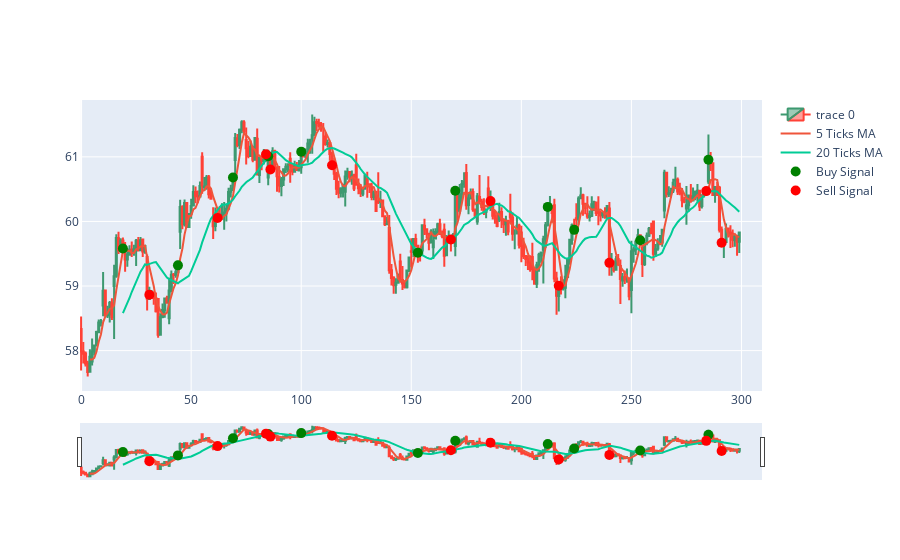

Source (notebook cell):
### Code cell
# calculate profit and loss

walmart_data['buy_price'] = np.where(walmart_data['signal'] == 1, walmart_data['Close'], np.nan)
walmart_data['sell_price'] = np.where(walmart_data['signal'] == -1, walmart_data['Close'], np.nan)

walmart_data['buy_price'] = walmart_data['buy_price'].ffill()
walmart_data['sell_price'] = walmart_data['sell_price'].ffill()

walmart_data['PnL'] = walmart_data['sell_price'] - walmart_data['buy_price']

print(walmart_data['PnL'].sum())

# plot the profit and loss

fig = go.Figure(data=[go.Candlestick(x=walmart_data.index,
                open=walmart_data['Open'],
                high=walmart_data['High'],
                low=walmart_data['Low'],
                close=walmart_data['Close'])])

fig.add_trace(go.Scatter(x=walmart_data.index, y=walmart_data['Close'].rolling(window=5).mean(), name='5 Ticks MA'))
fig.add_trace(go.Scatter(x=walmart_data.index, y=walmart_data['Close'].rolling(window=20).mean(), name='20 Ticks MA'))

buy_signals = walmart_data[walmart_data['signal'] == 1]
sell_signals = walmart_data[walmart_data['signal'] == -1]

fig.add_trace(go.Scatter(x=buy_signals.index, y=buy_signals['Close'], mode='markers', marker=dict(color='green', size=10), name='Buy Signal'))
fig.add_trace(go.Scatter(x=sell_signals.index, y=sell_signals['Close'], mode='markers', marker=dict(color='red', size=10), name='Sell Signal'))

fig.show()

### Figure 1 — Plotly figure (JSON) as saved in the notebook; plotly's stock layout.template omitted (floating-point values rounded to 4 significant figures; data arrays with more than 128 entries replaced by an {"elided": "..."} marker saying what was removed)
{"data": [{"close": {"elided": "300 float values"}, "high": {"elided": "300 float values"}, "low": {"elided": "300 float values"}, "open": {"elided": "300 float values"}, "type": "candlestick", "x": {"elided": "300 int values"}}, {"name": "5 Ticks MA", "type": "scatter", "x": {"elided": "300 int values"}, "y": {"elided": "300 float values"}}, {"name": "20 Ticks MA", "type": "scatter", "x": {"elided": "300 int values"}, "y": {"elided": "300 float values"}}, {"marker": {"color": "green", "size": 10}, "mode": "markers", "name": "Buy Signal", "type": "scatter", "x": [19, 44, 69, 85, 100, 153, 170, 212, 224, 254, 285], "y": [59.58, 59.32, 60.68, 61.01, 61.08, 59.51, 60.47, 60.22, 59.87, 59.71, 60.96]}, {"marker": {"color": "red", "size": 10}, "mode": "markers", "name": "Sell Signal", "type": "scatter", "x": [31, 62, 84, 86, 114, 168, 186, 217, 240, 284, 291], "y": [58.87, 60.06, 61.04, 60.81, 60.87, 59.72, 60.31, 59.01, 59.36, 60.47, 59.67]}], "layout": {}}
